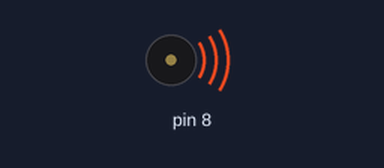
The sketch below on a simulated Arduino Uno, built with avr-gcc and run on an emulated ATmega328P. On the bench: buzzer (waves = sounding).

Above: at 0.1 s.
At 4.1 s:
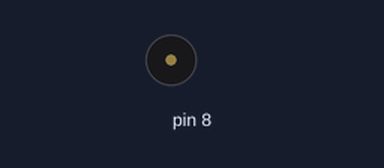
Timing chart, 0 to 5.6 s (numbered marks = the images above):
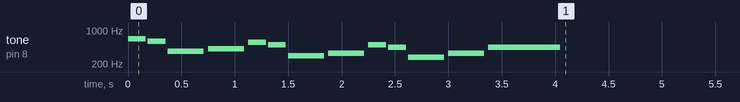

The sketch:

Melody.ino
```cpp
#define NOTE_CS4 277
#define NOTE_D4  294
#define NOTE_E4  330
#define NOTE_FS4 370
#define NOTE_GS4 415
#define NOTE_A4  440
#define NOTE_B4  494
#define NOTE_CS5 554
#define NOTE_D5  587
#define NOTE_E5  659

int tempo = 160;

int melody[] = {
  NOTE_E5, NOTE_D5, NOTE_FS4, NOTE_GS4,
  NOTE_CS5, NOTE_B4, NOTE_D4, NOTE_E4,
  NOTE_B4, NOTE_A4, NOTE_CS4, NOTE_E4,
  NOTE_A4
};

int durations[] = {
  8, 8, 4, 4, 8, 8, 4, 4, 8, 8, 4, 4, 2
};

int notes = sizeof(melody) / sizeof(int);
int wholenote = (60000 * 4) / tempo;
int noteDuration = 0;

void setup() {
  for (int i = 0; i < notes; i++) {
    noteDuration = (wholenote) / durations[i];
    tone(8, melody[i], noteDuration*0.9);
    delay(noteDuration);
    noTone(8);
  }
}

void loop() {}
```
